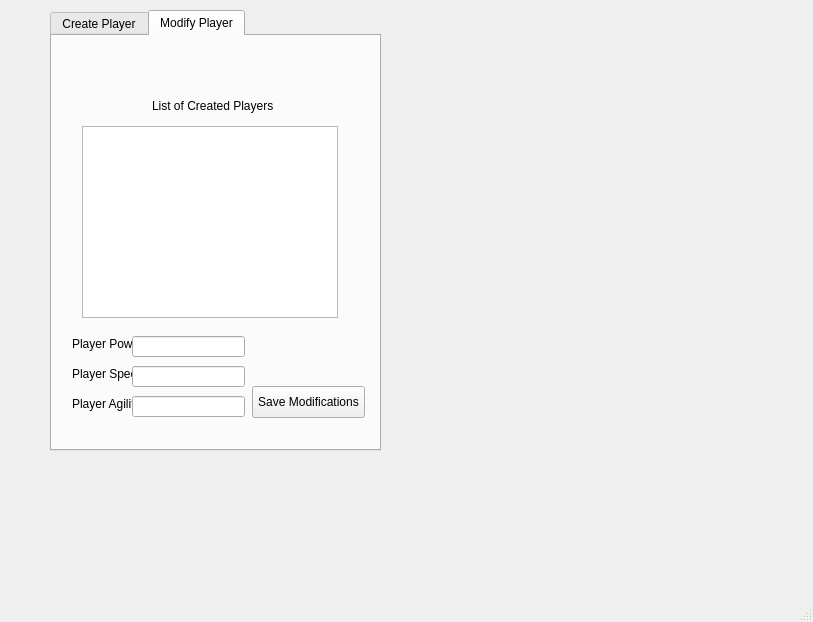
<?xml version="1.0" encoding="UTF-8"?>
<ui version="4.0">
 <class>streetFighter</class>
 <widget class="QMainWindow" name="streetFighter">
  <property name="geometry">
   <rect>
    <x>0</x>
    <y>0</y>
    <width>813</width>
    <height>622</height>
   </rect>
  </property>
  <property name="font">
   <font>
    <family>Arial</family>
    <pointsize>9</pointsize>
   </font>
  </property>
  <property name="windowTitle">
   <string>Street Fighter</string>
  </property>
  <widget class="QWidget" name="centralwidget">
   <widget class="QTabWidget" name="tbStreetFighter">
    <property name="geometry">
     <rect>
      <x>50</x>
      <y>10</y>
      <width>331</width>
      <height>441</height>
     </rect>
    </property>
    <property name="currentIndex">
     <number>1</number>
    </property>
    <widget class="QWidget" name="tab">
     <attribute name="title">
      <string>Create Player</string>
     </attribute>
     <widget class="QLineEdit" name="txtName">
      <property name="geometry">
       <rect>
        <x>100</x>
        <y>20</y>
        <width>113</width>
        <height>21</height>
       </rect>
      </property>
     </widget>
     <widget class="QLabel" name="lblName">
      <property name="geometry">
       <rect>
        <x>10</x>
        <y>20</y>
        <width>81</width>
        <height>16</height>
       </rect>
      </property>
      <property name="font">
       <font>
        <family>Arial</family>
        <pointsize>9</pointsize>
       </font>
      </property>
      <property name="text">
       <string>Enter Player Name:</string>
      </property>
     </widget>
     <widget class="QLabel" name="lblPower">
      <property name="geometry">
       <rect>
        <x>10</x>
        <y>70</y>
        <width>81</width>
        <height>16</height>
       </rect>
      </property>
      <property name="font">
       <font>
        <family>Arial</family>
        <pointsize>9</pointsize>
       </font>
      </property>
      <property name="text">
       <string>Enter Player Power:</string>
      </property>
     </widget>
     <widget class="QLineEdit" name="txtPower">
      <property name="geometry">
       <rect>
        <x>100</x>
        <y>70</y>
        <width>113</width>
        <height>21</height>
       </rect>
      </property>
     </widget>
     <widget class="QLabel" name="lblSpeed">
      <property name="geometry">
       <rect>
        <x>10</x>
        <y>120</y>
        <width>81</width>
        <height>16</height>
       </rect>
      </property>
      <property name="font">
       <font>
        <family>Arial</family>
        <pointsize>9</pointsize>
       </font>
      </property>
      <property name="text">
       <string>Enter Player Speed:</string>
      </property>
     </widget>
     <widget class="QLineEdit" name="txtSpeed">
      <property name="geometry">
       <rect>
        <x>100</x>
        <y>120</y>
        <width>113</width>
        <height>21</height>
       </rect>
      </property>
     </widget>
     <widget class="QLabel" name="lblAgility">
      <property name="geometry">
       <rect>
        <x>10</x>
        <y>170</y>
        <width>81</width>
        <height>16</height>
       </rect>
      </property>
      <property name="font">
       <font>
        <family>Arial</family>
        <pointsize>9</pointsize>
       </font>
      </property>
      <property name="text">
       <string>Enter Player Agility:</string>
      </property>
     </widget>
     <widget class="QLineEdit" name="txtAgility">
      <property name="geometry">
       <rect>
        <x>100</x>
        <y>170</y>
        <width>113</width>
        <height>21</height>
       </rect>
      </property>
     </widget>
     <widget class="QPushButton" name="btnCreate">
      <property name="geometry">
       <rect>
        <x>100</x>
        <y>250</y>
        <width>113</width>
        <height>32</height>
       </rect>
      </property>
      <property name="font">
       <font>
        <family>Arial</family>
        <pointsize>9</pointsize>
       </font>
      </property>
      <property name="text">
       <string>Create Player</string>
      </property>
     </widget>
    </widget>
    <widget class="QWidget" name="tab_2">
     <attribute name="title">
      <string>Modify Player</string>
     </attribute>
     <widget class="QListWidget" name="listPlayers">
      <property name="geometry">
       <rect>
        <x>30</x>
        <y>90</y>
        <width>256</width>
        <height>192</height>
       </rect>
      </property>
      <property name="font">
       <font>
        <family>Arial</family>
        <pointsize>9</pointsize>
       </font>
      </property>
     </widget>
     <widget class="QLabel" name="lblCreatedPlayers">
      <property name="geometry">
       <rect>
        <x>100</x>
        <y>60</y>
        <width>121</width>
        <height>20</height>
       </rect>
      </property>
      <property name="font">
       <font>
        <family>Arial</family>
        <pointsize>9</pointsize>
       </font>
      </property>
      <property name="text">
       <string>List of Created Players</string>
      </property>
     </widget>
     <widget class="QLabel" name="lblModifiedPower">
      <property name="geometry">
       <rect>
        <x>20</x>
        <y>300</y>
        <width>60</width>
        <height>16</height>
       </rect>
      </property>
      <property name="font">
       <font>
        <family>Arial</family>
        <pointsize>9</pointsize>
       </font>
      </property>
      <property name="text">
       <string>Player Power:</string>
      </property>
     </widget>
     <widget class="QLineEdit" name="txtModifiedPower">
      <property name="geometry">
       <rect>
        <x>80</x>
        <y>300</y>
        <width>113</width>
        <height>21</height>
       </rect>
      </property>
     </widget>
     <widget class="QLabel" name="lblModifiedSpeed">
      <property name="geometry">
       <rect>
        <x>20</x>
        <y>330</y>
        <width>60</width>
        <height>16</height>
       </rect>
      </property>
      <property name="font">
       <font>
        <family>Arial</family>
        <pointsize>9</pointsize>
       </font>
      </property>
      <property name="text">
       <string>Player Speed:</string>
      </property>
     </widget>
     <widget class="QLineEdit" name="txtModifiedSpeed">
      <property name="geometry">
       <rect>
        <x>80</x>
        <y>330</y>
        <width>113</width>
        <height>21</height>
       </rect>
      </property>
     </widget>
     <widget class="QLabel" name="lblModifiedAgility">
      <property name="geometry">
       <rect>
        <x>20</x>
        <y>360</y>
        <width>60</width>
        <height>16</height>
       </rect>
      </property>
      <property name="font">
       <font>
        <family>Arial</family>
        <pointsize>9</pointsize>
       </font>
      </property>
      <property name="text">
       <string>Player Agility:</string>
      </property>
     </widget>
     <widget class="QLineEdit" name="txtModifiedAgility">
      <property name="geometry">
       <rect>
        <x>80</x>
        <y>360</y>
        <width>113</width>
        <height>21</height>
       </rect>
      </property>
     </widget>
     <widget class="QPushButton" name="btnModify">
      <property name="geometry">
       <rect>
        <x>200</x>
        <y>350</y>
        <width>113</width>
        <height>32</height>
       </rect>
      </property>
      <property name="font">
       <font>
        <family>Arial</family>
        <pointsize>9</pointsize>
       </font>
      </property>
      <property name="text">
       <string>Save Modifications</string>
      </property>
     </widget>
    </widget>
   </widget>
  </widget>
  <widget class="QMenuBar" name="menubar">
   <property name="geometry">
    <rect>
     <x>0</x>
     <y>0</y>
     <width>813</width>
     <height>43</height>
    </rect>
   </property>
  </widget>
  <widget class="QStatusBar" name="statusbar"/>
 </widget>
 <resources/>
 <connections/>
</ui>
